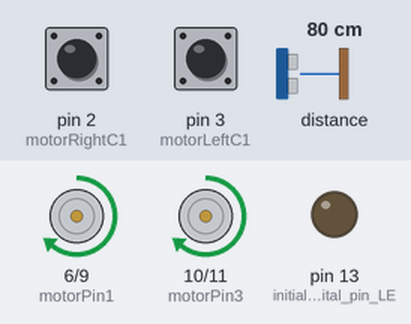
A sketch run on a simulated Arduino Nano, built with avr-gcc and run on an emulated ATmega328P. On the bench: motor-driver pin pairs drawn as motors (green arrow = first pin HIGH = forward, orange = second pin HIGH = backward, longer = more drive), output pins drawn as LEDs (lit = HIGH). The test bench sets the inputs (shaded band); at power-on: pin 2 (motorRightC1) LOW, pin 3 (motorLeftC1) LOW, distance to the obstacle 80 cm. What the sketch prints to the serial monitor is not drawn.

Above: at 10.5 s.
At 11.5 s:
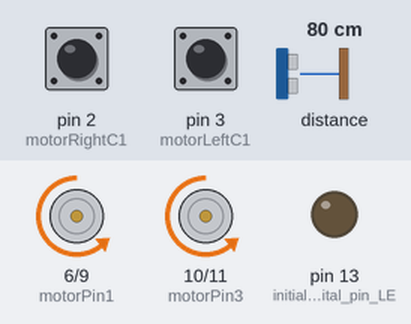
At 12.5 s:
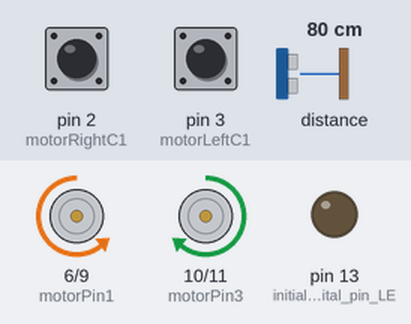
At 13.5 s:
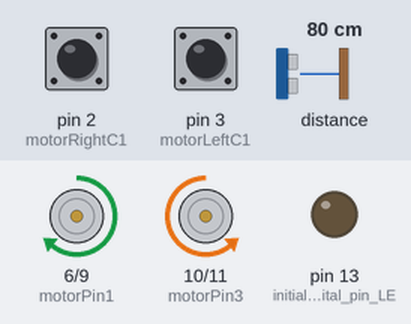
At 14.5 s:
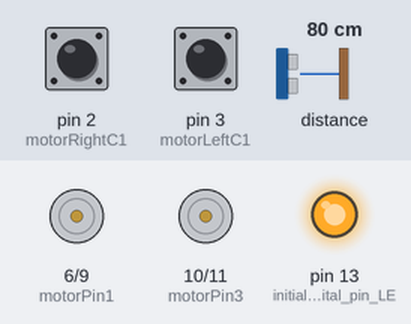
At 15.5 s:
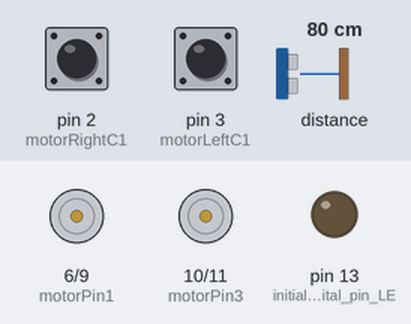
Timing chart, 0 to 17.9 s (numbered marks = the images above):
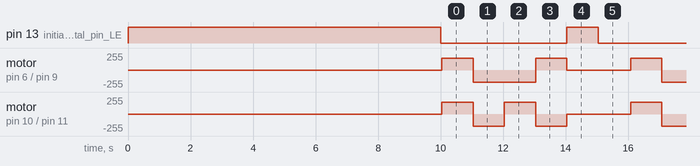

The sketch:

sketch_bigmax_old.ino
```cpp
#include <Wire.h>
#include <VL53L0X.h>
#include <QTRSensors.h>

#define NUM_SENSORS   2     // number of sensors used
#define TIMEOUT       2500  // waits for 2500 microseconds for sensor outputs to go low
#define EMITTER_PIN   2     // emitter is controlled by digital pin 2
#define motorRightC1  2
#define motorRightC2  7
#define motorLeftC1   3
#define motorLeftC2   8

volatile unsigned int motorRightPos = 0;// right motor position
unsigned int tmpR = 0;
volatile unsigned int motorLeftPos = 0;// left motor position
unsigned int tmpL = 0;
unsigned int oldRC1 = 0;// right motor encoder
unsigned int newRC1 = 0;
unsigned int RC2 = 0;
unsigned int oldLC1 = 0;// left motor encoder
unsigned int newLC1 = 0;
unsigned int LC2 = 0;
// sensors right and left connected to analog pins A6 and A7, respectively
QTRSensorsRC qtrrc((unsigned char[]){A6,A7}, NUM_SENSORS, TIMEOUT, EMITTER_PIN);
unsigned int sensorValues[NUM_SENSORS];
VL53L0X sensor;  // Distance sensor
const int motorPin1 = 6;    //Motor A
const int motorPin2 = 9;
const int motorPin3 = 10;   //Motor B
const int motorPin4 = 11;

void setup(){
  Serial.begin(115200);             // initialize serial
  pinMode(LED_BUILTIN, OUTPUT);     // initialize digital pin LED_BUILTIN as an output.
  setup_VL53L0X();
  setup_QTRRC();
  setup_motor();
  setup_encoder();
}

void loop(){
  loop_VL53L0X();
  loop_QTRRC();
  loop_motor();
  loop_encoder();
  digitalWrite(LED_BUILTIN, HIGH);   // turn the LED on (HIGH is the voltage level)
  delay(1000);                       // wait for a second
  digitalWrite(LED_BUILTIN, LOW);    // turn the LED off by making the voltage LOW
  delay(1000);                       // wait for a second
}

void setup_VL53L0X(){
  Wire.begin();
  sensor.init();
  sensor.setTimeout(500);
  sensor.startContinuous(100);
}

void setup_QTRRC()
{
  digitalWrite(LED_BUILTIN, HIGH);  // turn on Arduino's LED to indicate we are in calibration mode
  for (int i = 0; i < 400; i++){
    // make the calibration take about 10 seconds
    qtrrc.calibrate(); // reads all sensors 10 times at 2500 us per read (i.e. ~25 ms per call)
  }

  digitalWrite(LED_BUILTIN, LOW);   // turn off Arduino's LED to indicate we are through with calibration
  for (int i = 0; i < NUM_SENSORS; i++){
    // print the calibration minimum values measured when emitters were on
    Serial.print(qtrrc.calibratedMinimumOn[i]);
    Serial.print(' ');
  }
  Serial.println();

  for (int i = 0; i < NUM_SENSORS; i++){
    // print the calibration maximum values measured when emitters were on
    Serial.print(qtrrc.calibratedMaximumOn[i]);
    Serial.print(' ');
  }
  Serial.println();
  Serial.println();
}

void setup_motor() {
  pinMode(motorPin1, OUTPUT);
  pinMode(motorPin2, OUTPUT);
  pinMode(motorPin3, OUTPUT);
  pinMode(motorPin4, OUTPUT);
}

void setup_encoder() {
  pinMode(motorRightC1, INPUT);
  pinMode(motorLeftC1, INPUT);
  attachInterrupt(0, doEncoderRight, CHANGE);   // encoder pin on interrupt 0 (pin 2)
  attachInterrupt(1, doEncoderLeft, CHANGE);    // encoder pin on interrupt 1 (pin 3)
}

void loop_QTRRC()
{
  // read calibrated sensor values and obtain a measure of the line position from 0 to 5000
  // To get raw sensor values, call:
  //       qtrrc.read(sensorValues); instead of unsigned int position = qtrrc.readLine(sensorValues);
  unsigned int position = qtrrc.readLine(sensorValues);

  // print the sensor values as numbers from 0 to 1000, where 0 means maximum reflectance and
  // 1000 means minimum reflectance, followed by the line position
  for (unsigned char i = 0; i < NUM_SENSORS; i++){
    Serial.print(sensorValues[i]);
    Serial.print('\t');
  }
  //Serial.println(); // uncomment this line if you are using raw values
  Serial.println(position); // comment this line out if you are using raw values
}

void loop_VL53L0X()
{
  Serial.print(sensor.readRangeContinuousMillimeters());
  if (sensor.timeoutOccurred()){
    Serial.print(" TIMEOUT");
  }
  Serial.println();
}

void loop_motor() {
  // Motor Control - Motor A: motorPin1,motorpin2 & Motor B: motorpin3,motorpin4
  // This code will turn Motor A clockwise for 2 sec.
  analogWrite(motorPin1, 180);
  analogWrite(motorPin2, 0);
  analogWrite(motorPin3, 180);
  analogWrite(motorPin4, 0);
  delay(1000);
  // This code will turn Motor A counter-clockwise for 2 sec.
  analogWrite(motorPin1, 0);
  analogWrite(motorPin2, 180);
  analogWrite(motorPin3, 0);
  analogWrite(motorPin4, 180);
  delay(1000);
  // This code will turn Motor B clockwise for 2 sec.
  analogWrite(motorPin1, 0);
  analogWrite(motorPin2, 180);
  analogWrite(motorPin3, 180);
  analogWrite(motorPin4, 0);
  delay(1000);
  // This code will turn Motor B counter-clockwise for 2 sec.
  analogWrite(motorPin1, 180);
  analogWrite(motorPin2, 0);
  analogWrite(motorPin3, 0);
  analogWrite(motorPin4, 180);
  delay(1000);
  // And this code will stop motors
  analogWrite(motorPin1, 0);
  analogWrite(motorPin2, 0);
  analogWrite(motorPin3, 0);
  analogWrite(motorPin4, 0);
}

void loop_encoder() {
  //Check each changes in position
  if (tmpR != motorRightPos) {
    Serial.println(motorRightPos, DEC);
    tmpR = motorRightPos;
  }
   //Check each changes in position
  if (tmpL != motorLeftPos) {
    Serial.println(motorLeftPos, DEC);
    tmpL = motorLeftPos;
  }
}

// Interrupt on Right changing state
void doEncoderRight(){
  delay(1);
  newRC1 = digitalRead(motorRightC1);
  RC2 = digitalRead(motorLeftC2);
  if (oldRC1 == LOW && newRC1 == HIGH && RC2 == LOW){
    motorRightPos++;
  }
  else if (oldRC1 == HIGH && newRC1 == LOW && RC2 == HIGH){
    motorRightPos++;
  }
  else{
    motorRightPos--;
  }
  oldRC1 = newRC1;
}

// Interrupt on Left changing state
void doEncoderLeft() {
  delay(1);
  newLC1 = digitalRead(motorLeftC1);
  LC2 = digitalRead(motorLeftC2);
  if (oldLC1 == LOW && newLC1 == HIGH && LC2 == HIGH){
    motorLeftPos++;
  }
  else if (oldLC1 == HIGH && newLC1 == LOW && LC2 == LOW){
    motorRightPos++;
  }
  else {
    motorLeftPos--;
  }
  oldLC1 = newLC1;

  //LC1new = digitalRead(encoder0PinB);
  //LC1new^LC2old ? encoder0Pos++ : encoder0Pos--;
}
```

Measured:
- by itself, pin 13 (initialize_digital_pin_LE): repeats every 6.0 s: HIGH 1.0 s, LOW 5.0 s
- by itself, motor on pin 6 (motorPin1) / pin 9 (motorPin2): repeats every 6.0 s: backward 180/255 2.0 s, forward 180/255 1.0 s, stopped 2.0 s, forward 180/255 1.0 s
- by itself, motor on pin 10 (motorPin3) / pin 11 (motorPin4): repeats every 6.0 s: backward 180/255 1.0 s, forward 180/255 1.0 s, backward 180/255 1.0 s, stopped 2.0 s, forward 180/255 1.0 s
